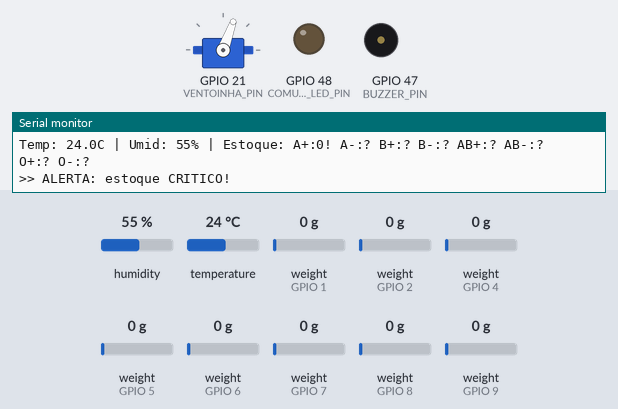
Bench run of a sketch on a simulated ESP32-S3. Parts: servo, output pins drawn as LEDs (lit = HIGH), buzzer (waves = sounding, pin HIGH), the last lines printed to the serial monitor. The inputs (shaded band) are chosen by the test bench; at power-on: temperature 24 °C, humidity 55 %, weight on the scale (sensors on GPIO 1, GPIO 2, GPIO 4, GPIO 5, GPIO 6, GPIO 7, GPIO 8, GPIO 9) 0 g. WiFi joins after 1.5 s; servers stay silent unless stated; uploads are accepted with an empty reply.

Above: at 4.7 s.
4.8 s: temperature set to 6.5 °C
At 6.0 s:
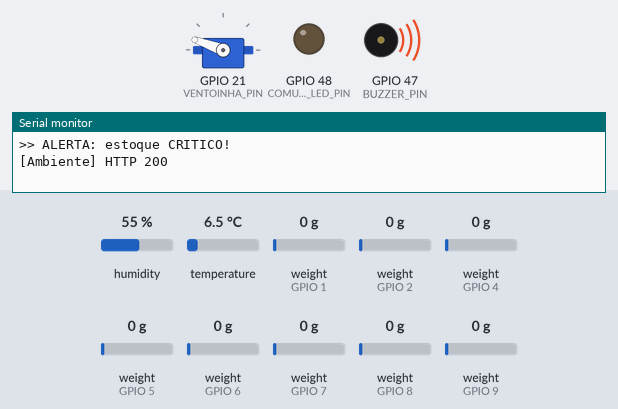
8.3 s: temperature set to 5.3 °C
At 11.8 s:
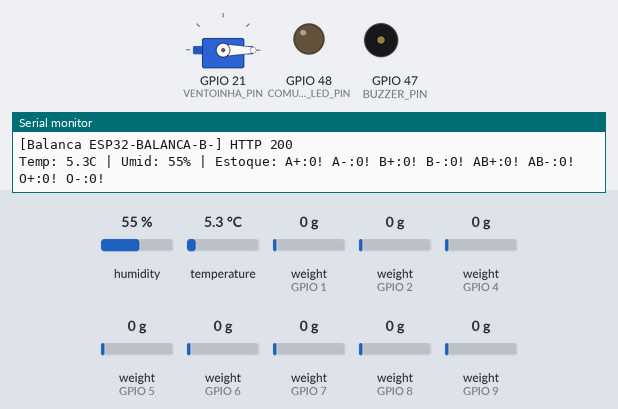
11.9 s: temperature set to 12 °C
At 14.3 s:
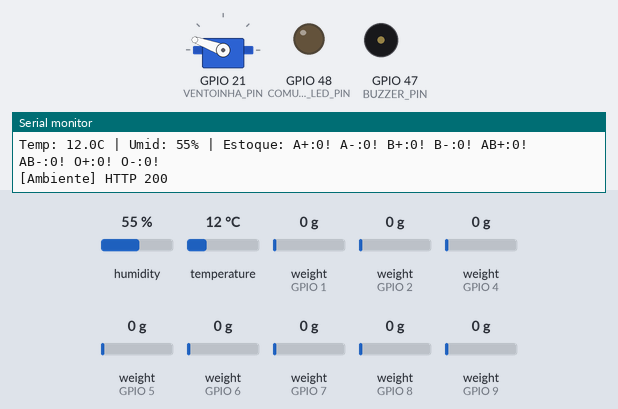
Timing chart, 0 to 33.5 s (numbered marks = the images above; inputs shaded):
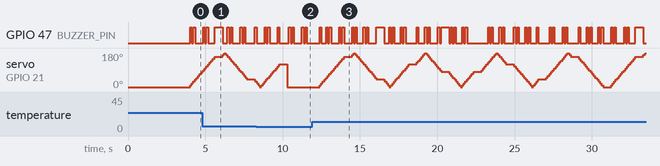

Measured:
- the behaviour switches between 6.1 and 6 °C on temperature (found by bisection; images 1 and 2)

The sketch:

sketch.ino
```cpp
// NÃO COMMITAR IOT_KEY REAL. O repositório é público.
// Obter a chave com o Daniel (backend) e colar localmente antes de simular.
#include <WiFi.h>
#include <HTTPClient.h>
#include <DHT.h>
#include <ESP32Servo.h>
#include <HX711.h>
#include <WiFiClientSecure.h>

// ---------- Wi-Fi (Rede simulada do Cirkit) ----------
const char* WIFI_SSID = "CirkitWifi";
const char* WIFI_PASS = "";

// ---------- Backend Nosso Sangue (direto no Render) ----------
const char* API_URL_AMBIENTE = "https://nosso-sangue-api.onrender.com/api/v1/iot/ambiente";
const char* API_URL_BALANCA  = "https://nosso-sangue-api.onrender.com/api/v1/iot/balanca";
const char* IOT_KEY = "<insira aqui a IOT_KEY>";
const char* DEVICE_ID_AMBIENTE = "ESP32-DHT22-001";

// ---------- Tipos sanguíneos ----------
#define NUM_TIPOS 8
const char* NOMES_TIPOS[NUM_TIPOS] = {"A+", "A-", "B+", "B-", "AB+", "AB-", "O+", "O-"};

// ---------- Pinos (Adaptados para ESP32-S3 no Cirkit) ----------
#define DHT_PIN              15
#define DHT_TYPE             DHT22
#define VENTOINHA_PIN        21
#define BUZZER_PIN           47
#define COMUNICADO_LED_PIN   48

// Mapeamento dos pinos das 8 balanças na ESP32-S3
const int DT_PINS[NUM_TIPOS]  = { 1,  2,  4,  5,  6,  7,  8,  9};
const int SCK_PINS[NUM_TIPOS] = {10, 11, 12, 13, 14, 16, 17, 18};

// ---------- Regras de negócio ----------
const float TEMPERATURA_LIMITE = 6.0;
const int   ESTOQUE_CRITICO    = 2;
const float KG_POR_BOLSA            = 0.640;  // 500ml sangue + 70ml anticoag + bolsa (~40g)
const int   MAX_BOLSAS_CACAMBA      = 7;      // 7 × 0,64 = 4,48 kg (< 5 kg da balança)
const float FATOR_CALIBRACAO   = 429496.0;  // Cirkit: 429496 ≈ 2^32/10000 por kg

DHT dht(DHT_PIN, DHT_TYPE);
HX711 balancas[NUM_TIPOS];
Servo ventoinha;

// ---------- Estado ----------
float pesoKg[NUM_TIPOS];
bool  pesoLido[NUM_TIPOS];
bool  refrigeracaoLigada = false;
bool  alertaEstoqueAtivo = false;

unsigned long ultimoCiclo = 0;
const unsigned long INTERVALO_CICLO = 2000;

// ---------- Envio HTTP (Usando HTTPClient) ----------
void enviarAmbiente(float temperatura, float umidade) {
  if (WiFi.status() != WL_CONNECTED) return;

  WiFiClientSecure client;
  client.setInsecure(); // Ignora validação de certificado (necessário para simulação)

  HTTPClient http;
  http.begin(client, API_URL_AMBIENTE);
  http.setReuse(false);
  http.setTimeout(15000);

  // Cabeçalhos (User-Agent de navegador para evitar bloqueios de firewall)
  http.addHeader("User-Agent", "Mozilla/5.0 (Windows NT 10.0; Win64; x64) AppleWebKit/537.36");
  http.addHeader("Content-Type", "application/json");
  http.addHeader("x-iot-key", IOT_KEY);
  http.addHeader("Host", "nosso-sangue-api.onrender.com");

  String payload = "{\"device_id\":\"" + String(DEVICE_ID_AMBIENTE) +
                   "\",\"temperatura\":" + String(temperatura, 1) +
                   ",\"umidade\":" + String((int)umidade) + "}";

  int httpCode = http.POST(payload);
  if (httpCode > 0) {
    Serial.printf("[Ambiente] HTTP %d\n", httpCode);
  } else {
    Serial.printf("[Ambiente] Erro: %s\n", http.errorToString(httpCode).c_str());
  }
  http.end();
}

void enviarBalanca(String deviceId, float pesoKg) {
  if (WiFi.status() != WL_CONNECTED) return;

  WiFiClientSecure client;
  client.setInsecure();

  HTTPClient http;
  http.begin(client, API_URL_BALANCA);
  http.setReuse(false);
  http.setTimeout(15000);

  http.addHeader("User-Agent", "Mozilla/5.0 (Windows NT 10.0; Win64; x64) AppleWebKit/537.36");
  http.addHeader("Content-Type", "application/json");
  http.addHeader("x-iot-key", IOT_KEY);
  http.addHeader("Host", "nosso-sangue-api.onrender.com");

  String payload = "{\"device_id\":\"" + deviceId +
                   "\",\"peso_kg\":" + String(pesoKg, 3) + "}";

  int httpCode = http.POST(payload);
  if (httpCode > 0) {
    Serial.printf("[Balanca %s] HTTP %d\n", deviceId.c_str(), httpCode);
  } else {
    Serial.printf("[Balanca %s] Erro: %s\n", deviceId.c_str(), http.errorToString(httpCode).c_str());
  }
  http.end();
}

// ---------- Servo (ventoinha) ----------
int anguloServo = 0;
int direcaoServo = 1;
unsigned long ultimoMovimentoServo = 0;
const unsigned long INTERVALO_SERVO = 20;
const int PASSO_SERVO = 10;

// ---------- Buzzer ----------
bool buzzerNivel = false;
unsigned long ultimoToggleBuzzerUs = 0;
const unsigned long MEIO_PERIODO_BUZZER_US = 500;
const unsigned long BIPE_MS = 400;

void atualizarBuzzer(unsigned long agoraMs) {
  bool tocando = alertaEstoqueAtivo && ((agoraMs / BIPE_MS) % 2 == 0);
  if (!tocando) {
    if (buzzerNivel) {
      digitalWrite(BUZZER_PIN, LOW);
      buzzerNivel = false;
    }
    return;
  }
  unsigned long agoraUs = micros();
  if (agoraUs - ultimoToggleBuzzerUs >= MEIO_PERIODO_BUZZER_US) {
    ultimoToggleBuzzerUs = agoraUs;
    buzzerNivel = !buzzerNivel;
    digitalWrite(BUZZER_PIN, buzzerNivel ? HIGH : LOW);
  }
}

void conectarWiFi() {
  Serial.print("Conectando ao WiFi (CirkitWifi)");

  WiFi.disconnect(true);
  WiFi.mode(WIFI_STA);
  WiFi.begin(WIFI_SSID, WIFI_PASS);

  int tentativas = 0;
  while (WiFi.status() != WL_CONNECTED && tentativas < 20) {
    delay(500);
    Serial.print(".");
    tentativas++;
  }

  if (WiFi.status() == WL_CONNECTED) {
    Serial.println(" conectado!");
    Serial.print("Endereço IP: ");
    Serial.println(WiFi.localIP());
  } else {
    Serial.println(" FALHOU! (Tempo esgotado)");
  }
}

void setup() {
  Serial.begin(115200);
  delay(2000);
  Serial.println("--- INICIANDO O SISTEMA ---");

  pinMode(BUZZER_PIN, OUTPUT);
  pinMode(COMUNICADO_LED_PIN, OUTPUT);
  dht.begin();

  ventoinha.attach(VENTOINHA_PIN);
  ventoinha.write(0);

    // Offset fixo: raw vazio no Cirkit é 42950.
    // Não usar tare() porque ele captura o que estiver na balança no setup.
    const long RAW_VAZIO_CIRKIT = 42950;

    for (int i = 0; i < NUM_TIPOS; i++) {
        balancas[i].begin(DT_PINS[i], SCK_PINS[i]);
        balancas[i].set_scale(FATOR_CALIBRACAO);
        balancas[i].set_offset(RAW_VAZIO_CIRKIT);
        pesoKg[i] = 0;
        pesoLido[i] = false;
    }

  Serial.println("Tentando conectar ao WiFi...");
  conectarWiFi();
  Serial.println("WiFi Conectado!");
}

void loop() {
  unsigned long agora = millis();

  // --- Servo (ventoinha) ---
  if (refrigeracaoLigada) {
    if (agora - ultimoMovimentoServo >= INTERVALO_SERVO) {
      ultimoMovimentoServo = agora;
      anguloServo += direcaoServo * PASSO_SERVO;
      if (anguloServo >= 180) {
        anguloServo = 180;
        direcaoServo = -1;
      }
      if (anguloServo <= 0)   {
        anguloServo = 0;
        direcaoServo = 1;
      }
      ventoinha.write(anguloServo);
    }
  } else if (anguloServo != 0) {
    anguloServo = 0;
    ventoinha.write(0);
  }

  atualizarBuzzer(agora);

  // --- Balanças (leitura não bloqueante) ---
  static uint8_t idx = 0;
  if (balancas[idx].is_ready()) {
    float kg = balancas[idx].get_units(1);
    pesoKg[idx] = (kg < 0) ? 0 : kg;
    pesoLido[idx] = true;
    delay(5);

    // // DEBUG: mostra o raw e o kg convertido
    // long raw = balancas[idx].read();
    // Serial.printf("[DEBUG] %s raw=%ld kg=%.3f\n", NOMES_TIPOS[idx], raw, pesoKg[idx]);
  }
  idx = (idx + 1) % NUM_TIPOS;

  // --- Ciclo principal (a cada 2s) ---
  if (agora - ultimoCiclo < INTERVALO_CICLO) return;
  ultimoCiclo = agora;

  // Temperatura e umidade
  float t = dht.readTemperature();
  float u = dht.readHumidity();
  if (!isnan(t) && !isnan(u)) {
    float tArred = roundf(t * 2.0f) / 2.0f;
    enviarAmbiente(tArred, u);

    // Refrigeração automática
    bool deveRefrigerar = (t > TEMPERATURA_LIMITE);
    if (deveRefrigerar != refrigeracaoLigada) {
      refrigeracaoLigada = deveRefrigerar;
      Serial.println(refrigeracaoLigada
                     ? ">> Refrigeracao LIGADA automaticamente"
                     : ">> Refrigeracao DESLIGADA automaticamente");
    }
  } else {
    Serial.println("Falha ao ler o DHT22");
  }

  // --- Rodízio de envio das balanças ---
  static uint8_t idxEnvioBalanca = 0;

  if (pesoLido[idxEnvioBalanca]) {
    int bolsasEnvio = (int)lroundf(pesoKg[idxEnvioBalanca] / KG_POR_BOLSA);
    if (bolsasEnvio < 0) bolsasEnvio = 0;
    if (bolsasEnvio > MAX_BOLSAS_CACAMBA) bolsasEnvio = MAX_BOLSAS_CACAMBA;

    String idBalanca = String("ESP32-BALANCA-") + String(NOMES_TIPOS[idxEnvioBalanca]);
    // Envia o peso RECALCULADO (bolsas × 0.640), nunca o bruto do HX711
    enviarBalanca(idBalanca, bolsasEnvio * KG_POR_BOLSA);
  }

  idxEnvioBalanca = (idxEnvioBalanca + 1) % NUM_TIPOS;

  // Alerta de estoque (local)
  bool qualquerCritico = false;
  String resumo = "";
  for (int i = 0; i < NUM_TIPOS; i++) {
    if (!pesoLido[i]) {
      resumo += String(NOMES_TIPOS[i]) + ":? ";
      continue;
    }
    int bolsas = (int)lroundf(pesoKg[i] / KG_POR_BOLSA);
    if (bolsas < 0) bolsas = 0;
    if (bolsas > MAX_BOLSAS_CACAMBA) bolsas = MAX_BOLSAS_CACAMBA;
    if (bolsas <= ESTOQUE_CRITICO) qualquerCritico = true;
    resumo += String(NOMES_TIPOS[i]) + ":" + String(bolsas) + (bolsas <= ESTOQUE_CRITICO ? "! " : " ");
  }
  Serial.printf("Temp: %.1fC | Umid: %.0f%% | Estoque: %s\n", t, u, resumo.c_str());

  if (qualquerCritico != alertaEstoqueAtivo) {
    alertaEstoqueAtivo = qualquerCritico;
    Serial.println(alertaEstoqueAtivo
                   ? ">> ALERTA: estoque CRITICO!"
                   : ">> Estoque normalizado.");
  }
}
```
